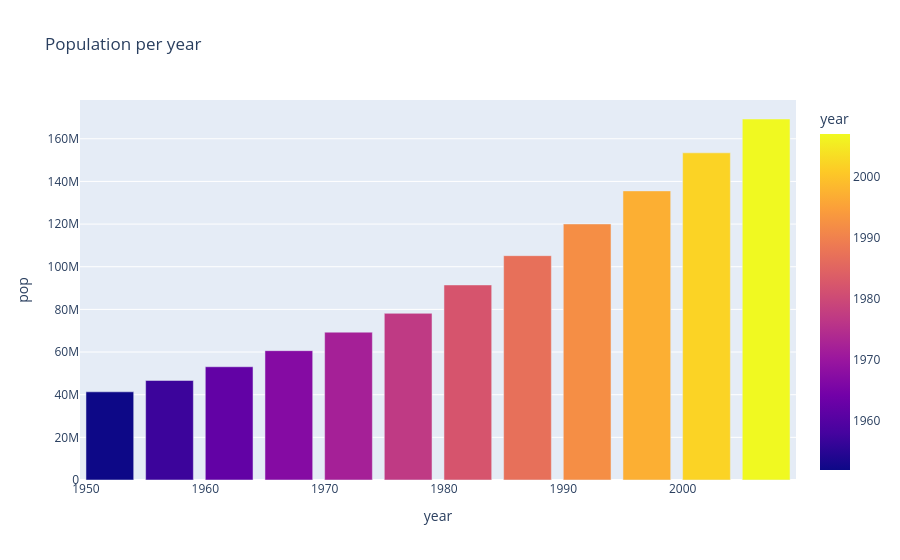

The notebook cell saved with this chart:
### Markdown cell above
#### 2. Bar Chart
A bar chart is a pictorial representation of data that presents categorical data with rectangular bars with heights or lengths proportional to the values that they represent. These data sets contain the numerical values of variables that represent the length or height. It can be created using the px.bar() method.

#### Syntax:

`plotly.express.bar(data_frame=None, x=None, y=None, color=None, title=None)`

Parameters:

- `data_fram`: Dataset to plot.
- `x`: The column name for the X-axis.
- `y`: The column name for the Y-axis.
- `color`: Color the bars based on this column.
- `title`: Title of the plot.

Return: A plotly.express.Figure object.

### Code cell
df = px.data.gapminder().query('country == "Pakistan"')
px.bar(df, x="year", y="pop", color="year", title="Population per year")

### Figure 1 — Plotly figure (JSON) as saved in the notebook; plotly's stock layout.template omitted (floating-point values rounded to 4 significant figures)
{"data": [{"hovertemplate": "year=%{marker.color}<br>pop=%{y}<extra></extra>", "legendgroup": "", "marker": {"color": [1952, 1957, 1962, 1967, 1972, 1977, 1982, 1987, 1992, 1997, 2002, 2007], "coloraxis": "coloraxis", "pattern": {"shape": ""}}, "name": "", "orientation": "v", "showlegend": false, "textposition": "auto", "x": [1952, 1957, 1962, 1967, 1972, 1977, 1982, 1987, 1992, 1997, 2002, 2007], "xaxis": "x", "y": [41346560, 46679944, 53100671, 60641899, 69325921, 78152686, 91462088, 105186881, 120065004, 135564834, 153403524, 169270617], "yaxis": "y", "type": "bar"}], "layout": {"xaxis": {"anchor": "y", "domain": [0.0, 1.0], "title": {"text": "year"}}, "yaxis": {"anchor": "x", "domain": [0.0, 1.0], "title": {"text": "pop"}}, "coloraxis": {"colorbar": {"title": {"text": "year"}}, "colorscale": [[0.0, "#0d0887"], [0.1111, "#46039f"], [0.2222, "#7201a8"], [0.3333, "#9c179e"], [0.4444, "#bd3786"], [0.5556, "#d8576b"], [0.6667, "#ed7953"], [0.7778, "#fb9f3a"], [0.8889, "#fdca26"], [1.0, "#f0f921"]]}, "legend": {"tracegroupgap": 0}, "title": {"text": "Population per year"}, "barmode": "relative"}}
